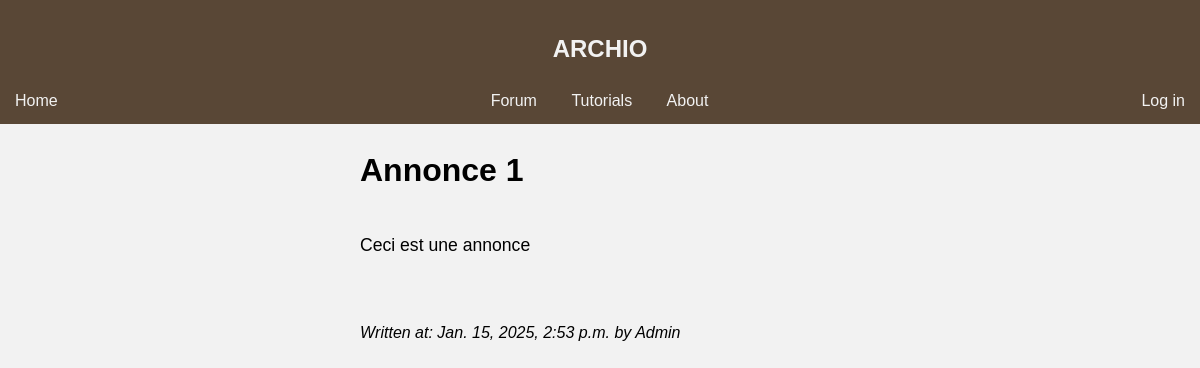
Before: /announcements/1/ with the older database file.
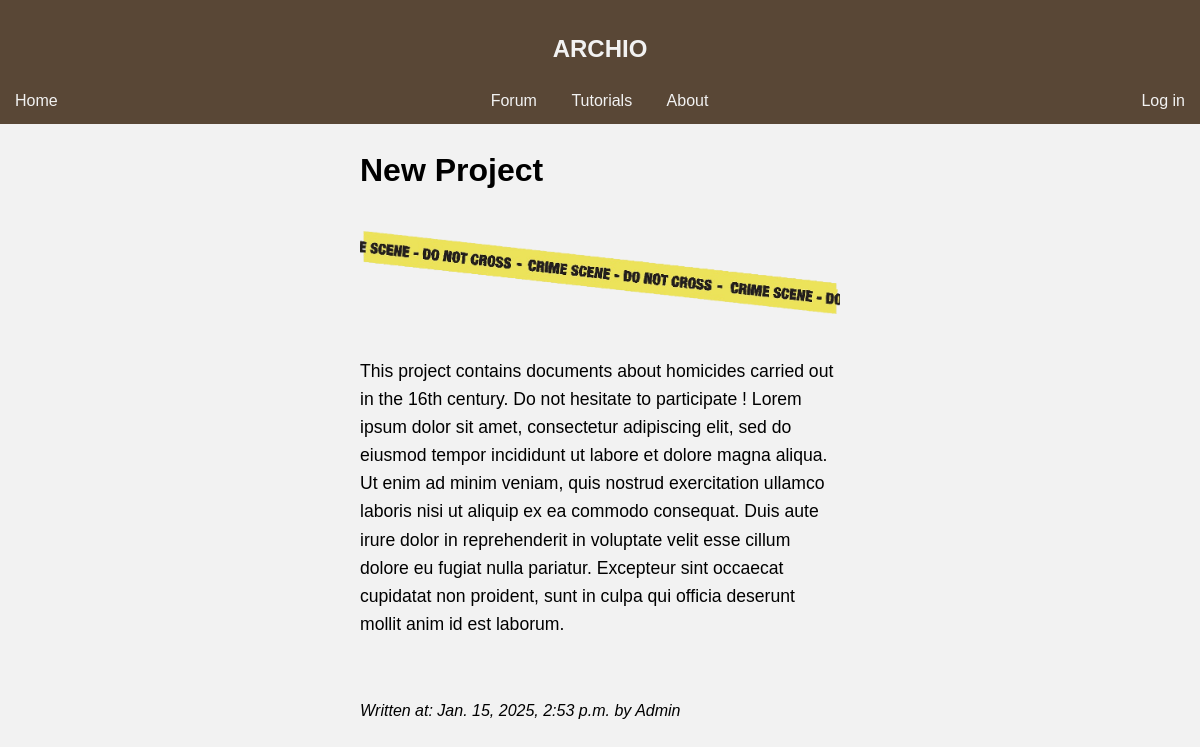
After: the same page with the newer database file.
### forum/models.py (models this page shows, shortened)
class Announcement(models.Model):
    title = models.CharField(max_length=100)
    content = models.TextField(blank=True, null=True)
    timestamp = models.DateTimeField(auto_now_add=True)
    thumbnail = models.ImageField(null=True, blank=True)

### forum/views.py (the view)
# urls.py: path('announcements/<int:id>/', views.announcementView, name='announcement-detail'),
def announcementView(request, id):
    post_detail = get_object_or_404(Announcement, id=id)
    context = {'post_detail':post_detail}
    return render(request, 'announcement-detail.html', context)

### forum/templates/announcement-detail.html
{% extends "base.html" %}
{% block content %}
    <div  style="width: 40%;margin: auto">
        <h1>{{ post_detail.title }}</h1>
        <div style="margin: 35px 0">
            {% if post_detail.thumbnail %}
                <img src="{{ post_detail.thumbnail.url }}" style="max-height: 300px;max-width: 100%" alt="{{ post_detail.title }}">
            {% endif %}
        </div>
        <p style="font-size: 1.1em">{{ post_detail.content|safe }}</p>
        <p style="margin-top: 60px"><i>Written at: {{ post_detail.timestamp }} by Admin</i> </p>
    </div>
{% endblock content %}

Changed rows visible on the page:
changed Announcement: title "Annonce 1" → "New Project"; thumbnail: picture added; content "Ceci est une annonce" → "This project contains documents about homicides carried out in the 16th century. Do not hesitate to participate ! Lorem ipsum dolor sit amet, consectetur adipiscing elit, sed do eiusmod tempor incididunt ut labore et dolore magna aliqua. Ut enim ad minim veniam, quis nostrud exercitation ullamco laboris nisi ut aliquip ex ea commodo consequat. Duis aute irure dolor in reprehenderit in voluptate velit esse cillum dolore eu fugiat nulla pariatur. Excepteur sint occaecat cupidatat non proident, sunt in culpa qui officia deserunt mollit anim id est laborum."
